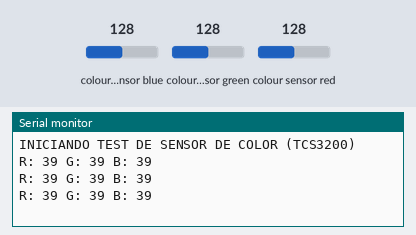
A sketch run on a simulated Arduino Uno, built with avr-gcc and run on an emulated ATmega328P. Shown: the last lines printed to the serial monitor. Wiring (inferred from the names in the program): TCS3200 colour sensor: output pin 13; S2 A0; S3 A1; S0 pin 4; S1 A5. The test bench sets the inputs (shaded band); at power-on: colour sensor blue 128, colour sensor green 128, colour sensor red 128.

Above: at 1.2 s.
1.3 s: colour sensor blue set to 5
At 1.9 s:
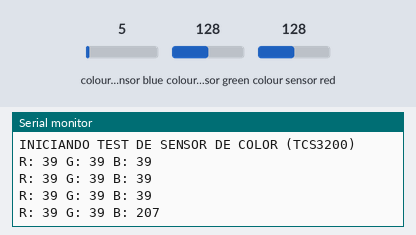
2.8 s: colour sensor green set to 5
At 3.4 s:
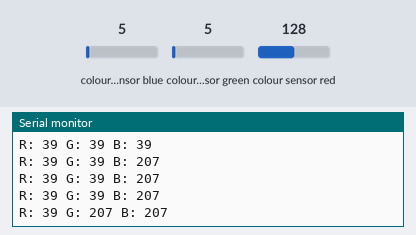
4.3 s: colour sensor red set to 5
At 4.9 s:
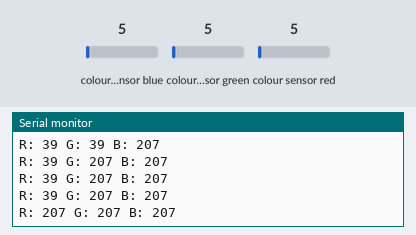

Measured:
- after the input at 1.3 s, the serial monitor: prints a new line after 0.20 s (image 1)
- after the input at 2.8 s, the serial monitor: prints a new line after 0.21 s (image 2)
- after the input at 4.3 s, the serial monitor: prints a new line after 0.21 s (image 3)

The sketch:

sensor_color.ino
```cpp
// 3. COLOR: Muestra los valores RAW (frecuencia) de los canales RGB.

// Pines de Sensor de Color (TCS3200)
#define S0 4
#define S1 A5
#define S2 A0
#define S3 A1
#define OUT 13

void setup() {
    Serial.begin(9600);
    Serial.println("INICIANDO TEST DE SENSOR DE COLOR (TCS3200)");

    // Configuración de Pines
    pinMode(S0, OUTPUT); pinMode(S1, OUTPUT);
    pinMode(S2, OUTPUT); pinMode(S3, OUTPUT);
    pinMode(OUT, INPUT);

    // Configurar escala de frecuencia (20%)
    digitalWrite(S0, HIGH);
    digitalWrite(S1, LOW);
}

int leerColor(int s2, int s3) {
    digitalWrite(S2, s2);
    digitalWrite(S3, s3);
    // pulseIn lee el tiempo que el pin pasa en LOW, proporcional a la frecuencia.
    return pulseIn(OUT, LOW);
}

void loop() {
    int rojo = leerColor(LOW, LOW);   // Rojo
    int azul = leerColor(LOW, HIGH);  // Azul
    int verde = leerColor(HIGH, HIGH);// Verde

    // Los valores más BAJOS indican que se detectó más de ese color (menos tiempo en LOW)
    Serial.print("R: "); Serial.print(rojo);
    Serial.print(" G: "); Serial.print(verde);
    Serial.print(" B: "); Serial.println(azul);

    delay(500);
}
```
